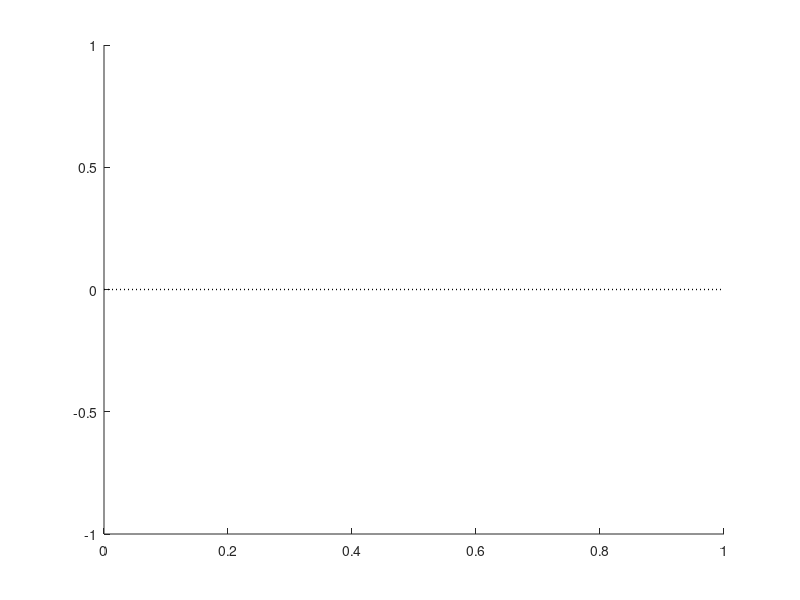

Reproduce this figure in MATLAB.
function [lh] = horzline(yloc,hax,color, linestyle, linewidth)
% function [lh] = vertline(xloc,hax,color, linestyle)
if nargin<1
    yloc =0;
end

if nargin<2 || isempty(hax)
    hax = gcf;
end

if nargin<3 || isempty(color)
    color =  'k';
end

if nargin<4 || isempty(linestyle)
    linestyle =  ':';
end


if nargin<5|| isempty(linewidth)
    linewidth =  1;
end
lh=line(get(gca, 'xlim'),[yloc yloc]', 'color', color, 'linestyle', linestyle,'linewidth',linewidth);